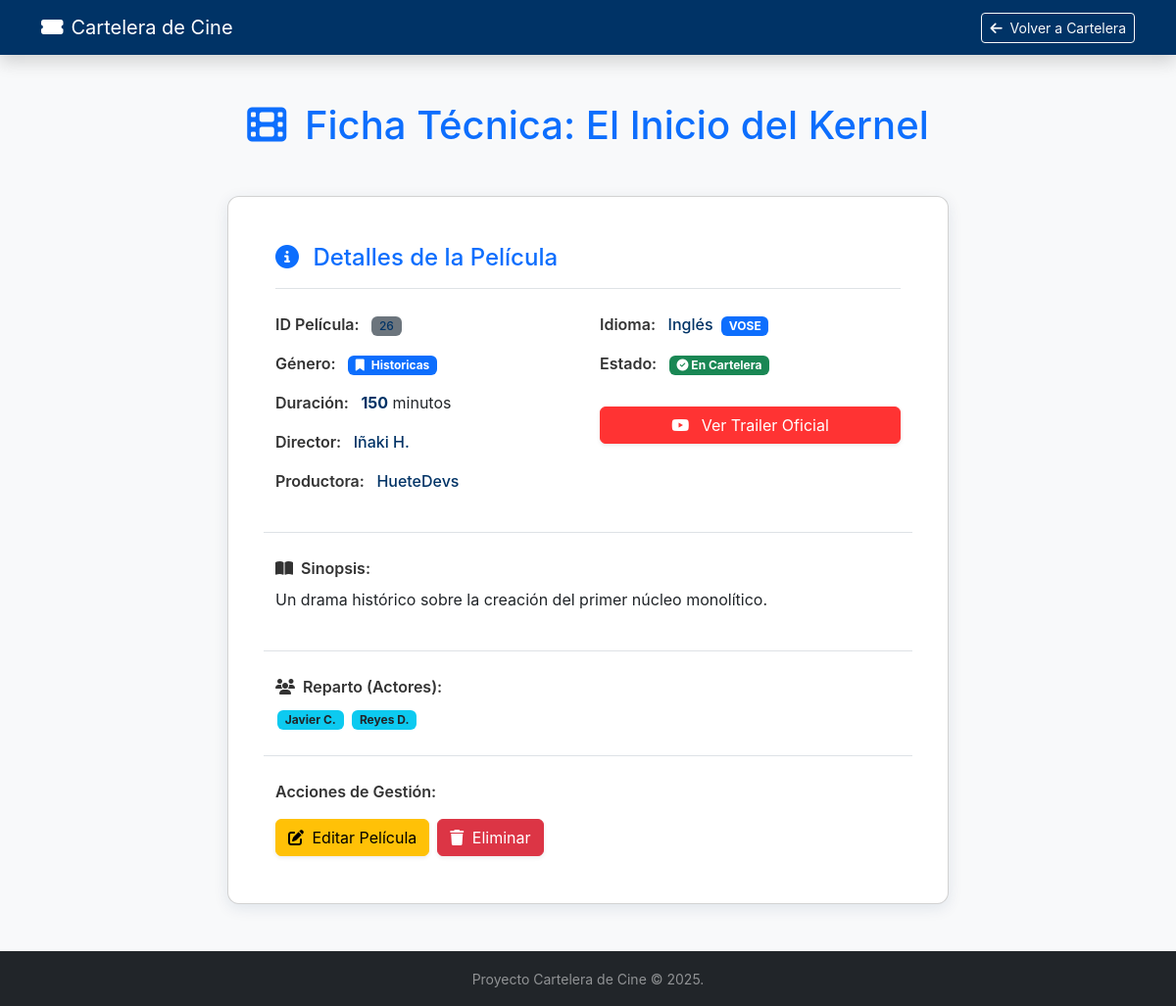
The app's page /peliculas/26, older data.
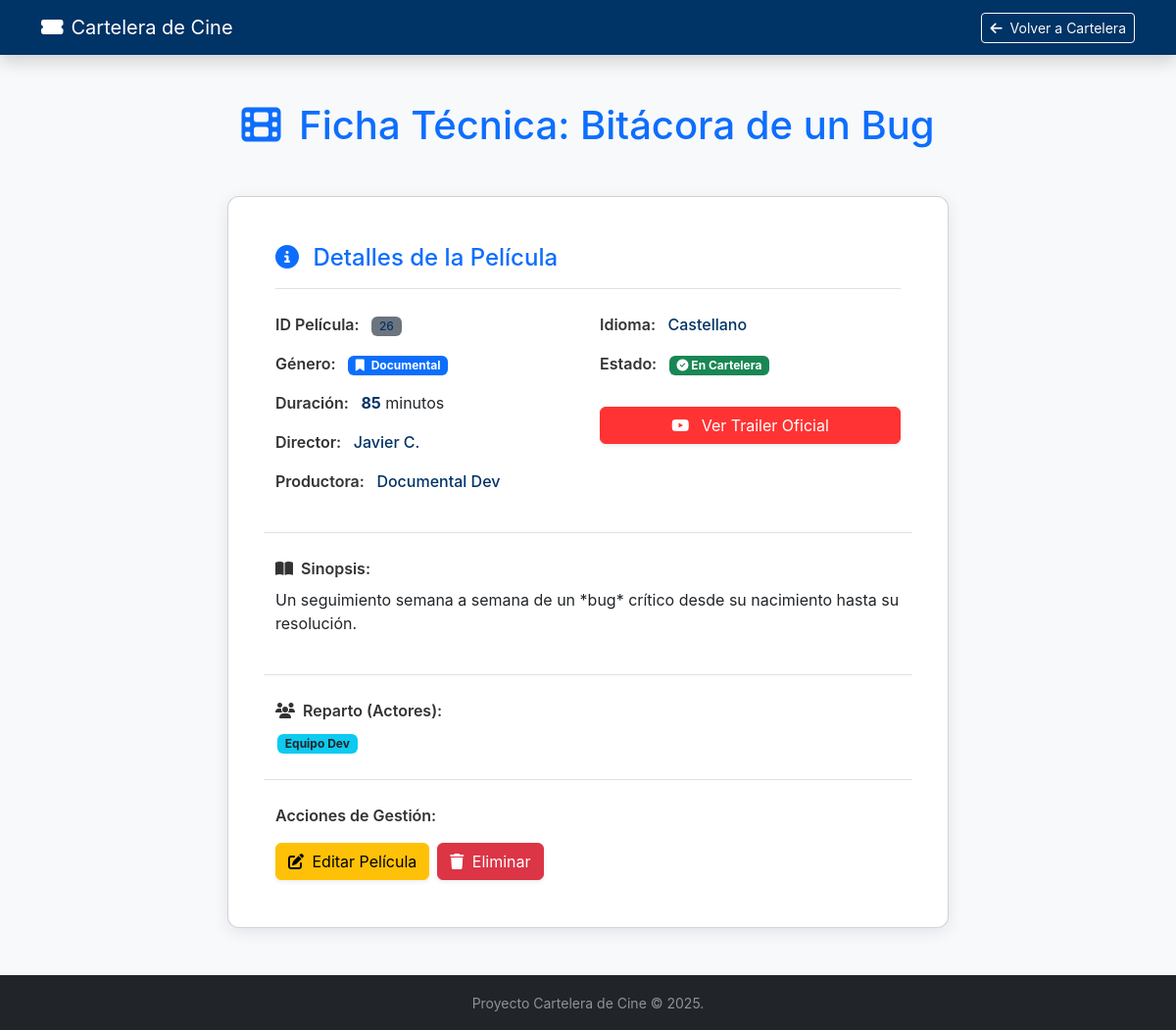
The same page, newer data.
### app/models/pelicula.py (models this page shows, shortened)
class PeliculaORM(Base):
    __tablename__ = "peliculas"
    id: Mapped[int] = mapped_column(primary_key=True, autoincrement=True)
    titulo: Mapped[str] = mapped_column(String(255), nullable=False)
    genero_id: Mapped[int] = mapped_column(ForeignKey("generos.id"), nullable=False)
    duracion: Mapped[int] = mapped_column(Integer, nullable=False) # int, no float
    disponible: Mapped[bool] = mapped_column(Boolean, default=True, nullable=False)
    director: Mapped[str | None] = mapped_column(String(100), nullable=True)
    descripcion: Mapped[str | None] = mapped_column(String(1000), nullable=True)
    trailer: Mapped[str | None] = mapped_column(String(255), nullable=True)
    productora: Mapped[str | None] = mapped_column(String(100), nullable=True)
    idioma: Mapped[str | None] = mapped_column(String(50), nullable=True)
    vose: Mapped[bool | None] = mapped_column(Boolean, nullable=True)
    actores: Mapped[list[str] | None] = mapped_column(JSON, nullable=True)
    genero: Mapped["GeneroORM"] = relationship(back_populates="peliculas")

### app/models/genero.py (models this page shows, shortened)
class GeneroORM(Base):
    __tablename__ = "generos"
    id: Mapped[int] = mapped_column(primary_key=True, autoincrement=True)
    nombre: Mapped[str] = mapped_column(String(100), nullable=False, unique=True)
    descripcion: Mapped[str | None] = mapped_column(String(500), nullable=True)
    peliculas: Mapped[List["PeliculaORM"]] = relationship(
        back_populates="genero",
        cascade="all, delete-orphan" # Opcional: si borro un género, borra sus películas
    )

### app/routers/pelicula_router.py (the view)
@router.get("/{pelicula_id}", tags=["Web UI"])
def view_pelicula_detalle(pelicula_id: int, request: Request, db: Session = Depends(get_db)):
    pelicula = pelicula_service.get_pelicula_detalle(db, pelicula_id)
    if not pelicula:
        raise HTTPException(status_code=404, detail="Película no encontrada")
    return templates.TemplateResponse(
        "pelicula_detalle.html",
        {"request": request, "pelicula": pelicula}
    )

### templates/pelicula_detalle.html (shortened to what this page needs)
<!DOCTYPE html>
<html lang="es">
<head>
    <link href="https://cdn.jsdelivr.net/npm/bootstrap@5.3.3/dist/css/bootstrap.min.css" rel="stylesheet"
        xintegrity="sha384-QWTKZyjpPEjISv5WaRU9OFeRpok6YctnYmDr5pNlyT2bRjXh0JMhjY6hW+ALEwIH">
    <link rel="stylesheet" href="https://cdnjs.cloudflare.com/ajax/libs/font-awesome/6.5.2/css/all.min.css"
        xintegrity="sha512-SnH5WK+bZxgPHs44uWIX+LLMDJzL3gUq73K2qI90U8v8lC6W9lJvGvE8j+N5i3F3aH8O/2p1x9h6O2A1g==" />
</head>
<body>
    <nav class="navbar navbar-expand-lg navbar-dark shadow sticky-top">
        <div class="container">
            <a class="navbar-brand d-flex align-items-center" href="/"><i class="fas fa-ticket-alt me-2"></i> Cartelera de Cine</a>
            <div class="ms-auto"><a class="btn btn-outline-light btn-sm" href="/"><i class="fas fa-arrow-left me-1"></i> Volver a Cartelera</a></div>
        </div>
    </nav>
    <main class="container my-5">
        <h1 class="text-center mb-5 text-primary-accent">
            <i class="fas fa-film me-2"></i> Ficha Técnica: {{ pelicula.titulo }}
        </h1>
        <div class="row justify-content-center">
            <div class="col-lg-10 col-xl-8">
                <div class="card p-4 p-md-5">
                    <h4 class="border-bottom pb-3 mb-4 text-primary-accent"><i class="fas fa-info-circle me-2"></i> Detalles de la Película</h4>
                    <div class="row g-4">
                        <div class="col-md-6">
                            <p class="mb-3">
                                <span class="detail-label">ID Película:</span>
                                <span class="badge bg-secondary data-value">{{ pelicula.id }}</span>
                            </p>
                            <p class="mb-3">
                                <span class="detail-label">Género:</span>
                                <span class="badge bg-primary">
                                    <i class="fas fa-bookmark me-1"></i> {{ pelicula.genero.nombre if pelicula.genero else 'Sin Género' }}
                                </span>
                            </p>
                            <p class="mb-3">
                                <span class="detail-label">Duración:</span>
                                <span class="data-value fw-bold">{{ pelicula.duracion }}</span> minutos
                            </p>
                            <p class="mb-3">
                                <span class="detail-label">Director:</span>
                                <span class="data-value">{{ pelicula.director if pelicula.director else 'Desconocido' }}</span>
                            </p>
                            <p class="mb-3">
                                <span class="detail-label">Productora:</span>
                                <span class="data-value">{{ pelicula.productora if pelicula.productora else 'N/A' }}</span>
                            </p>
                        </div>
                        <div class="col-md-6">
                            <p class="mb-3">
                                <span class="detail-label">Idioma:</span>
                                <span class="data-value">{{ pelicula.idioma if pelicula.idioma else 'N/A' }}</span>
                                {% if pelicula.vose %}<span class="badge bg-primary ms-1">VOSE</span>{% endif %}
                            </p>
                            <p class="mb-3">
                                <span class="detail-label">Estado:</span>
                                {% if pelicula.disponible %}
                                    <span class="badge bg-success"><i class="fas fa-check-circle"></i> En Cartelera</span>
                                {% else %}
                                    <span class="badge bg-danger"><i class="fas fa-times-circle"></i> Retirada</span>
                                {% endif %}
                            </p>
                            {% if pelicula.trailer %}
                            <a href="{{ pelicula.trailer }}" target="_blank" class="btn btn-danger trailer-btn mt-3 shadow-sm w-100">
                                <i class="fab fa-youtube me-2"></i> Ver Trailer Oficial
                            </a>
                            {% endif %}
                        </div>
                        <div class="col-12 border-top pt-4">
                            <p class="detail-label mb-2"><i class="fas fa-book-open me-1"></i> Sinopsis:</p>
                            <p>{{ pelicula.descripcion if pelicula.descripcion else 'Descripción no proporcionada.' }}</p>
                        </div>
                        <div class="col-12 border-top pt-4">
                            <p class="detail-label mb-2"><i class="fas fa-users me-1"></i> Reparto (Actores):</p>
                            {% if pelicula.actores and pelicula.actores|length > 0 %}
                                {% for actor in pelicula.actores %}
                                    <span class="badge bg-info text-dark actor-badge">{{ actor }}</span>
                                {% endfor %}
                            {% else %}
                                <p class="text-muted small">No hay información de reparto disponible.</p>
                            {% endif %}
                        </div>
                        <div class="col-12 border-top pt-4 mt-4">
                            <p class="detail-label mb-3">Acciones de Gestión:</p>
                            <div class="d-flex gap-2">
                                <a href="/peliculas/editar/{{ pelicula.id }}" class="btn btn-warning shadow-sm">
                                    <i class="fas fa-edit me-1"></i> Editar Película
                                </a>
                                <button type="button" class="btn btn-danger shadow-sm" data-bs-toggle="modal" data-bs-target="#confirmDeleteModal">
                                    <i class="fas fa-trash me-1"></i> Eliminar
                                </button>
                            </div>
                        </div>
                    </div>
                </div>
            </div>
        </div>
    </main>
    <footer class="bg-dark text-white-50 py-3 mt-5">
        <div class="container text-center"><small>Proyecto Cartelera de Cine &copy; 2025.</small></div>
    </footer>
</body>
</html>

### templates/pelicula_detalle.html (style rules this page uses)
body { background-color: #f8f9fa; font-family: 'Inter', sans-serif; }
.navbar { background-color: #003366 !important; }
.card { border-radius: 12px; box-shadow: 0 4px 15px rgba(0, 51, 102, 0.1); }
.text-primary-accent { color: #0d6efd !important; }
.detail-label { font-weight: 600; color: #333; margin-right: 0.5rem; }
.data-value { color: #003366; font-weight: 500; }
.trailer-btn { background-color: #ff3333; border-color: #ff3333; }
.actor-badge { margin: 2px; }

Row changes from the older to the newer data that the page shows:
no longer on this page (row unchanged): GeneroORM: genero "Historicas"
changed PeliculaORM id 26: titulo "El Inicio del Kernel" → "Bitácora de un Bug"; duracion "150" → "85"; director "Iñaki H." → "Javier C."; productora "HueteDevs" → "Documental Dev"; idioma "Inglés" → "Castellano"; descripcion "Un drama histórico sobre la creación del primer núcleo monolítico." → "Un seguimiento semana a semana de un *bug* crítico desde su nacimiento hasta su resolución."; vose True → False (drawn)
now on this page (row unchanged): GeneroORM: genero "Documental"
Text that changed along with them:
new list line: "Equipo Dev"
text no longer shown: "VOSE"
list line gone: "Javier C."
list line gone: "Reyes D."
